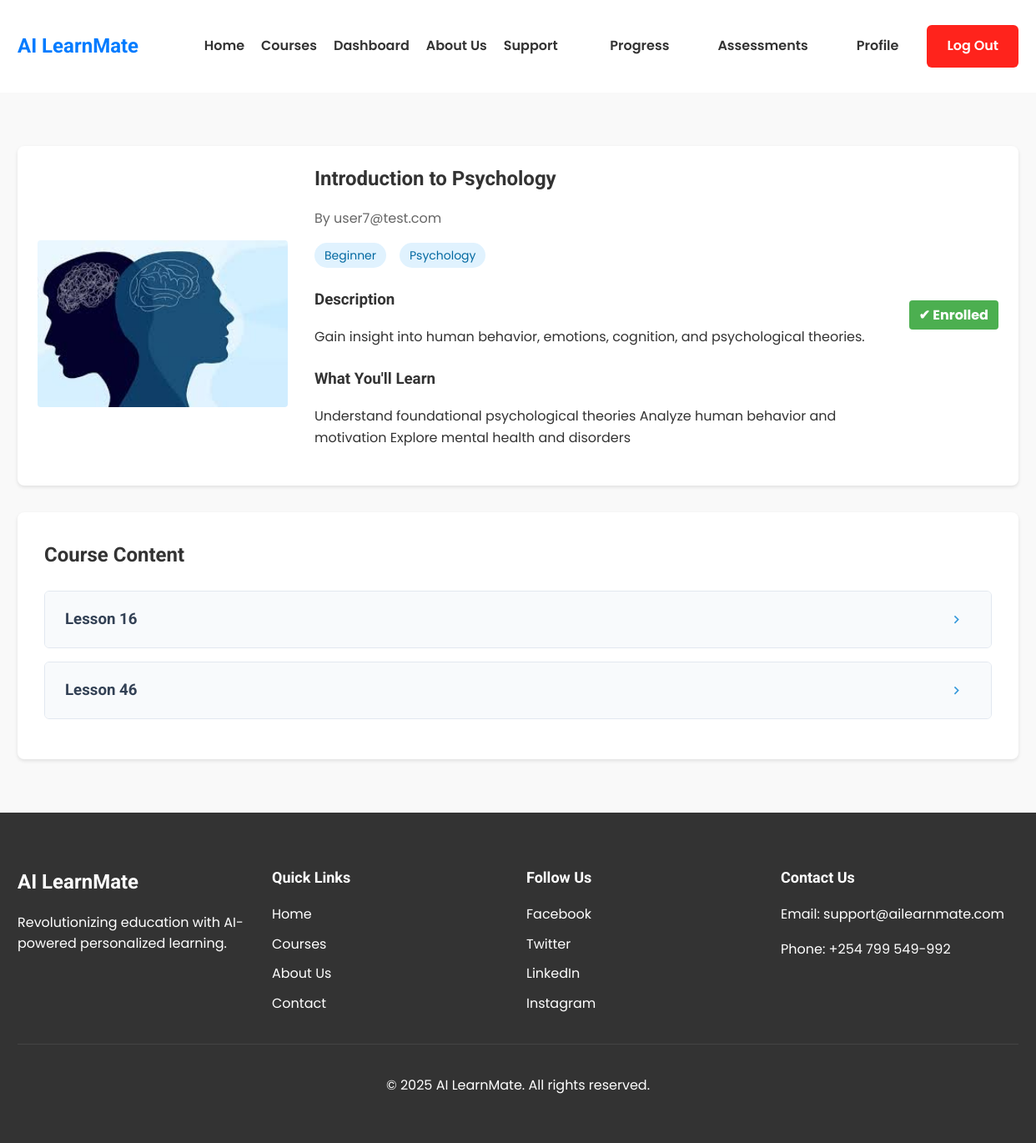
The page /course/32/ (signed in) on the database its author committed.
### learning/models.py (models this page shows, shortened)
class Course(models.Model):
    title = models.CharField(max_length=200)
    description = models.TextField()
    instructor = models.ForeignKey(User, on_delete=models.CASCADE, related_name='courses_taught')
    subject = models.CharField(max_length=100)
    difficulty = models.CharField(max_length=50)
    course_image = models.ImageField(upload_to='courseimages')
    learning_outcomes = models.TextField()
    created_at = models.DateTimeField(auto_now_add=True)
    updated_at = models.DateTimeField(auto_now=True)
    is_ai_recommended = models.BooleanField(default=False)
    price = models.FloatField(default=1799.99)
    duration = models.IntegerField()

class Lesson(models.Model):
    course = models.ForeignKey(Course, on_delete=models.CASCADE, related_name='lesson_course')
    title = models.CharField(max_length=200)
    content = models.TextField()
    order = models.PositiveIntegerField()
    class Meta:
        ordering = ['order']

### users/models.py (models this page shows, shortened)
class User(AbstractBaseUser, PermissionsMixin):
    email = models.EmailField(unique=True, null=False)
    username = models.CharField(max_length=100)
    is_admin = models.BooleanField(ugettext_lazy('Admin Status'), default=False, help_text=ugettext_lazy('Whether User is an Admin'))
    is_staff = models.BooleanField(ugettext_lazy('Staff Status'), default=False, help_text=ugettext_lazy('Whether user should have Staff Priveleges'))
    is_active = models.BooleanField(ugettext_lazy('Active'), default=True, help_text=ugettext_lazy('Whether user should be treated as active'))
    learner = models.BooleanField(ugettext_lazy('Learner'), default=False, help_text=ugettext_lazy('Whether user is a learner'))
    tutor = models.BooleanField(ugettext_lazy('Tutor'), default=False, help_text=ugettext_lazy('Whether user is a tutor'))
    USERNAME_FIELD = 'email'
    objects = MyUserManager()
    def get_full_name(self):
        return self.email

### learning/views.py (the view)
# urls.py: path('course/<int:course_id>/', views.course_detail, name='course_detail'), #Shows each course's details, has the feature to enroll, and provides enrolled learners with all the course details to learn
@login_required
def course_detail(request, course_id):
    course = get_object_or_404(Course.objects.prefetch_related(
        'lesson_course__images',
        'lesson_course__videos',
        'lesson_course__quiz_lesson__quiz_question'
    ), id=course_id)
    lessons = course.lesson_course.all().order_by('order')
    discussions = Discussion.objects.filter(lesson__course=course).select_related('lesson', 'user')
    lesson_discussions = defaultdict(list)
    for discussion in discussions:
        lesson_discussions[discussion.lesson_id].append(discussion)
    is_enrolled = Enrollment.objects.filter(user=request.user, course=course).exists()
    context = {
        'course': course,
        'lessons': lessons,
        'lesson_discussions': dict(lesson_discussions),
        'is_enrolled': is_enrolled
    }
    return render(request, 'learning/course.html', context)

### learning/templatetags/filters.py (called while the page is built)
@register.filter
def get(dict_obj, key):
    return dict_obj.get(key)

### templates/learning/course.html (shortened to what this page needs)
{% extends 'base.html' %}
{% load static %}
{% load filters %}
{% block content %}
<section class="course-detail">
    <div class="container">
        <div class="course-header">
            <div class="course-image">
                <img src="{{ course.course_image.url }}" alt="{{ course.title }}">
            </div>
            <div class="course-meta">
                <h1>{{ course.title }}</h1>
                <p class="instructor">By {{ course.instructor.get_full_name }}</p>
                <div class="course-stats">
                    <span class="difficulty">{{ course.difficulty }}</span>
                    <span class="subject">{{ course.subject }}</span>
                </div>
                <div class="course-description">
                    <h3>Description</h3>
                    <p>{{ course.description }}</p>
                </div>
                <div class="learning-outcomes">
                    <h3>What You'll Learn</h3>
                    <p>{{ course.learning_outcomes }}</p>
                </div>
            </div>
            <div class="enrollment-section">
                {% if is_enrolled %}
                <span class="badge enrolled-badge">✔ Enrolled</span>
                {% endif %}
            </div>
        </div>
        <div class="lessons-container">
            <h2>Course Content</h2>
            <div class="lessons-list">
                {% for lesson in lessons %}
                <div class="lesson-item">
                    <div class="lesson-header" onclick="toggleLesson('lesson-{{ lesson.id }}')">
                        <h3>{{ lesson.title }}</h3>
                        <button class="toggle-btn" aria-expanded="false" aria-controls="lesson-{{ lesson.id }}">
                            <svg class="arrow-icon" viewBox="0 0 24 24">
                                <path d="M8.59 16.59L13.17 12 8.59 7.41 10 6l6 6-6 6-1.41-1.41z" />
                            </svg>
                        </button>
                    </div>
                </div>
                {% endfor %}
            </div>
        </div>
    </div>
</section>
{% endblock %}

### static/styles/home.css (style rules this page uses)
body { font-family: 'Poppins', sans-serif; margin: 0; padding: 0; color: #333; line-height: 1.6; }
h1, h2, h3, h4 { font-family: 'Roboto', sans-serif; font-weight: 700; }
.container { width: 90%; max-width: 1200px; margin: 0 auto; }

### static/styles/courses.css (style rules this page uses)
.course-image { width: 100%; height: 180px; background-size: cover; background-position: center; background-repeat: no-repeat; transition: background-size 0.4s ease-in-out; }

### static/styles/course.css (style rules this page uses)
.course-detail { padding: 4rem 0; background: #f9f9f9; }
.container { max-width: 1200px; margin: 0 auto; padding: 0 1rem; }
.course-header { display: flex; gap: 2rem; margin-bottom: 2rem; background: white; padding: 2rem; border-radius: 8px; box-shadow: 0 2px 4px rgba(0, 0, 0, 0.1); }
.course-image { flex: 0 0 300px; }
.course-image img { width: 100%; height: auto; border-radius: 4px; }
.course-meta { flex: 1; }
.course-meta h1 { margin: 0 0 0.5rem; color: #333; }
.instructor { color: #666; margin-bottom: 1rem; }
.course-stats { display: flex; gap: 1rem; margin-bottom: 1.5rem; }
.difficulty, .subject { padding: 0.25rem 0.75rem; background: #e0f2fe; border-radius: 999px; font-size: 0.875rem; color: #0369a1; }
.course-description, .learning-outcomes { margin-bottom: 1.5rem; }
.course-description h3, .learning-outcomes h3 { margin-bottom: 0.5rem; color: #333; }
.lessons-container { background: white; padding: 2rem; border-radius: 8px; box-shadow: 0 2px 4px rgba(0, 0, 0, 0.1); }
.lessons-container h2 { margin-top: 0; margin-bottom: 1.5rem; color: #333; }
.lesson-item { border: 1px solid #e2e8f0; border-radius: 6px; margin-bottom: 1rem; overflow: hidden; }
.lesson-header { display: flex; justify-content: space-between; align-items: center; padding: 1rem 1.5rem; background: #f8fafc; cursor: pointer; transition: background 0.2s; }
.lesson-header h3 { margin: 0; color: #334155; }
.toggle-btn { background: none; border: none; cursor: pointer; padding: 0.5rem; display: flex; align-items: center; justify-content: center; }
.arrow-icon { width: 1.25rem; height: 1.25rem; fill: #64748b; transition: transform 0.2s ease; }

### static/styles/progress.css (style rules this page uses)
.container { max-width: 1200px; margin: 0 auto; padding: 0 1.5rem; }
.course-header { display: flex; justify-content: space-between; align-items: center; padding: 1.25rem 1.5rem; cursor: pointer; transition: background-color 0.2s; }
.toggle-btn { background: none; border: none; padding: 0.5rem; margin-left: 1rem; cursor: pointer; }
.arrow-icon { width: 1.25rem; height: 1.25rem; fill: #64748b; transition: transform 0.2s ease; }

### static/styles/assessments.css (style rules this page uses)
.container { max-width: 1200px; margin: 0 auto; padding: 0 1.5rem; }
.toggle-btn { background: none; border: none; padding: 0.5rem; margin-left: 1rem; cursor: pointer; }
.arrow-icon { width: 1.25rem; height: 1.25rem; fill: #64748b; transition: transform 0.2s ease; }

### static/styles/about_us.css (style rules this page uses)
.container { max-width: 1200px; margin: 0 auto; padding: 0 1.5rem; }

### static/styles/support.css (style rules this page uses)
.container { max-width: 1200px; margin: 0 auto; padding: 0 1.5rem; }
.arrow-icon { width: 1.2rem; height: 1.2rem; fill: #3498db; transition: transform 0.2s ease; }

### static/styles/sign_up.css (style rules this page uses)
.container { width: 100%; max-width: 1200px; padding: 0 1rem; margin: 0 auto; }

### templates/learning/course.html (style rules this page uses)
.enrolled-badge { background-color: #4CAF50; color: white; padding: 6px 12px; border-radius: 4px; font-weight: bold; }

### rows shown on the page
Course: course_image (picture), title "Introduction to Psychology", instructor.get_full_name "user7@test.com", difficulty "Beginner", subject "Psychology", description "Gain insight into human behavior, emotions, cognition, and psychological theories.", learning_outcomes "Understand foundational psychological theories Analyze human behavior and motivation Explore mental health and disorders"
Lesson: title "Lesson 16"
Lesson: title "Lesson 46"
